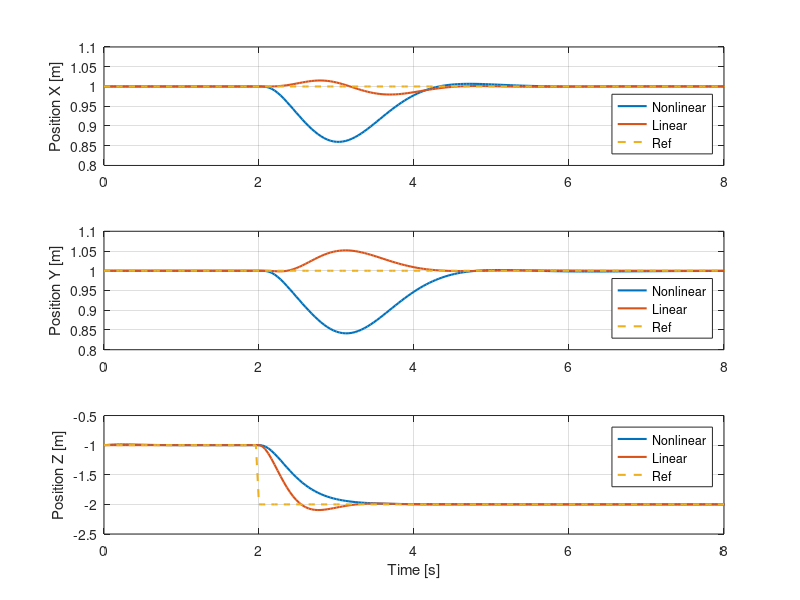
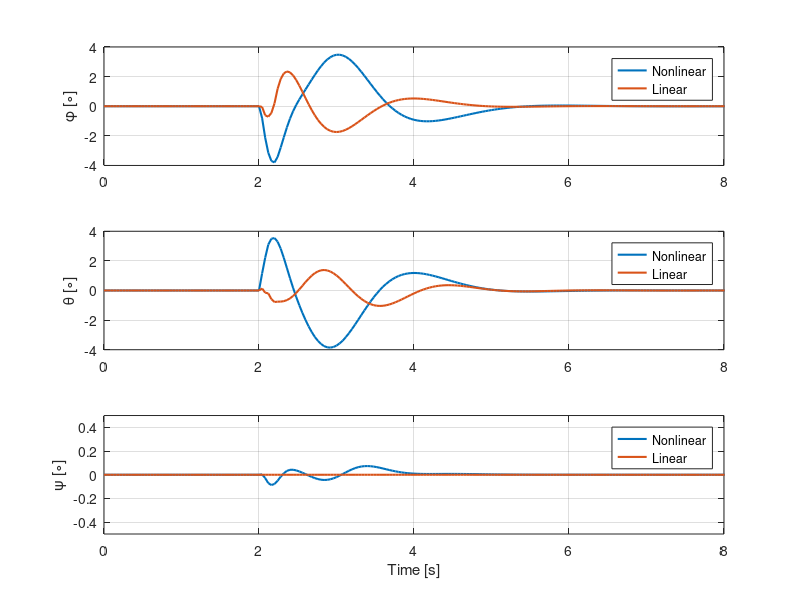

Write MATLAB code to recreate these figures, in order.
clear;
close all;
clc;

%% Load variables: Nonlinear controller
load("Nonlinear_stepZ.mat")

% Common variables
r = r_out.';
T_eq = param.nrotor_vehicle_mass_true*param.g;

start_time = 2;
sim_time = start_time + run_time;

time = 0:param.sample_time_measurements_full_state:sim_time;

% Specific variables
u_nl = [total_thrust_cmd body_rates_cmd].';

x_state_nl = full_state_act(:,1:9).';

x_nl = x_state_nl(1,:);
y_nl = x_state_nl(2,:);
z_nl = x_state_nl(3,:);

roll_nl = x_state_nl(7,:)*180/pi;
pitch_nl = x_state_nl(8,:)*180/pi;
yaw_nl = x_state_nl(9,:)*180/pi;

time_comp_nl = solve_time_out;

%% Load variables: Linear controller
load("Linear_stepZ.mat")

% Specific variables
u_l = [total_thrust_cmd body_rates_cmd].';

x_state_l = full_state_act(:,1:9).';

x_l = x_state_l(1,:);
y_l= x_state_l(2,:);
z_l = x_state_l(3,:);

roll_l = x_state_l(7,:)*180/pi;
pitch_l = x_state_l(8,:)*180/pi;
yaw_l = x_state_l(9,:)*180/pi;

time_comp_nl = solve_time_out;

% Remove unnecessary variables
clear total_thrust_cmd body_rates_cmd full_state_meas full_state_act...
    run_time param r_out Tini solve_time_out start_time

%% Plots

% % Positions
% f_pos = figure();
% f_pos.Position = [50 100 1450 450];
% t_pos = tiledlayout(1,3,'TileSpacing','tight','Padding','tight');
% title(t_pos,'Positions','FontWeight','bold')
% 
% nexttile
% plot(time, x_nl)
% hold on
% plot(time, x_l)
% hold on
% plot(time, r(1,:))
% ylabel('X [m]') 
% xlabel('Time [s]')
% legend('Nonlinear','Linear','ref','Location','best')
% grid on
% 
% nexttile
% plot(time, y_nl)
% hold on
% plot(time, y_l)
% hold on
% plot(time, r(2,:))
% ylabel('Y [m]') 
% xlabel('Time [s]')
% legend('Nonlinear','Linear','ref','Location','best')
% grid on
% 
% nexttile
% plot(time, z_nl)
% hold on
% plot(time, z_l)
% hold on
% plot(time, r(3,:))
% ylabel('Z [m]') 
% xlabel('Time [s]')
% legend('Nonlinear','Linear','ref','Location','best')
% grid on


% % Euler Angles
% f_ang = figure();
% f_ang.Position = [50 100 1450 600];
% t_ang = tiledlayout(1,3,'TileSpacing','tight','Padding','tight');
% title(t_ang,'Euler Angles','FontWeight','bold')
% 
% nexttile
% plot(time, roll_nl)
% hold on
% plot(time, roll_l)
% ylabel('Phi [º]') 
% xlabel('Time [s]')
% legend('Nonlinear','Linear','Location','best')
% grid on
% 
% nexttile
% plot(time, pitch_nl)
% hold on
% plot(time, pitch_l)
% ylabel('Theta [º]') 
% xlabel('Time [s]')
% legend('Nonlinear','Linear','Location','best')
% grid on
% 
% nexttile
% plot(time, yaw_nl)
% hold on
% plot(time, yaw_l)
% ylabel('Psi [º]') 
% xlabel('Time [s]')
% legend('Nonlinear','Linear','Location','best')
% grid on
% 
% 
% % Thrust
% figure()
% plot(time, u_nl(1,:))
% hold on
% plot(time, u_l(1,:))
% hold on
% plot(time, T_eq*ones(1,length(time)), '--')
% ylabel('T [N]') 
% xlabel('Time [s]')
% legend('Nonlinear','Linear','ref','Location','best')
% grid on


% % Position XY
% myFigure1 = figure();
% plot(time, x_nl, 'LineWidth',1.5)
% hold on
% plot(time, x_l, 'LineWidth',1.5)
% hold on
% plot(time, y_nl, 'LineWidth',1.5)
% hold on
% plot(time, y_l, 'LineWidth',1.5)
% hold on
% plot(time, r(1,:), '--', 'LineWidth',1.5)
% ylabel('Position [m]') 
% xlabel('Time [s]')
% legend('X_{nonlinear}','X_{linear}','Y_{nonlinear}','Y_{linear}','Ref','Location','northeast')
% grid on
% xlim([0 8])
% ylim([0.8 1.2])
% 
% % Position Z
% myFigure2 = figure();
% plot(time, z_nl, 'LineWidth',1.5)
% hold on
% plot(time, z_l, 'LineWidth',1.5)
% hold on
% plot(time, r(3,:), '--', 'LineWidth',1.5)
% ylabel('Position Z [m]') 
% xlabel('Time [s]')
% legend('Nonlinear','Linear','ref','Location','best')
% grid on
% xlim([0 8])
% 
% % Euler Angles
% myFigure3 = figure();
% plot(time, roll_nl, 'LineWidth',1.5)
% hold on
% plot(time, roll_l, 'LineWidth',1.5)
% hold on
% plot(time, pitch_nl, 'LineWidth',1.5)
% hold on
% plot(time, pitch_l, 'LineWidth',1.5)
% hold on
% plot(time, yaw_nl, 'LineWidth',1.5)
% hold on
% plot(time, yaw_l, 'LineWidth',1.5)
% ylabel('Euler Angles [\circ]') 
% xlabel('Time [s]')
% legend('\phi_{nonlinear}','\phi_{linear}','\theta_{nonlinear}','\theta_{linear}','\psi_{nonlinear}','\psi_{linear}','Location','southeast')
% grid on
% xlim([0 8])

% saveFigAsPDF(myFigure1,'Figures_PDF/XY_stepZ_model2');
% saveFigAsPDF(myFigure2,'Figures_PDF/Z_stepZ_model2');
% saveFigAsPDF(myFigure3,'Figures_PDF/Euler_stepZ_model2');


% figure()
% plot(x_nl,y_nl)
% ylabel('Y [m]') 
% xlabel('X [n]')
% xlim([0.5 2.5])
% ylim([0.5 2.5])
% grid on


% Position XYZ
myFigure4= figure();

subplot(3,1,1)
plot(time, x_nl, 'LineWidth',1.5)
hold on
plot(time, x_l, 'LineWidth',1.5)
hold on
plot(time, r(1,:), '--', 'LineWidth',1.5)
ylabel('Position X [m]') 
xlim([0 8])
ylim([0.8 1.1])
legend('Nonlinear','Linear','Ref','Location','southeast')
grid on

subplot(3,1,2)
plot(time, y_nl, 'LineWidth',1.5)
hold on
plot(time, y_l, 'LineWidth',1.5)
hold on
plot(time, r(2,:), '--', 'LineWidth',1.5)
ylabel('Position Y [m]') 
xlim([0 8])
ylim([0.8 1.1])
legend('Nonlinear','Linear','Ref','Location','southeast')
grid on

subplot(3,1,3)
plot(time, z_nl, 'LineWidth',1.5)
hold on
plot(time, z_l, 'LineWidth',1.5)
hold on
plot(time, r(3,:), '--', 'LineWidth',1.5)
ylabel('Position Z [m]') 
xlabel('Time [s]')
xlim([0 8])
ylim([-2.5 -0.5])
legend('Nonlinear','Linear','Ref','Location','northeast')
grid on

% Euler Angles
myFigure5= figure();

subplot(3,1,1)
plot(time, roll_nl, 'LineWidth',1.5)
hold on
plot(time, roll_l, 'LineWidth',1.5)
ylabel('\phi [\circ]') 
legend('Nonlinear','Linear','Location','northeast')
grid on
xlim([0 8])

subplot(3,1,2)
plot(time, pitch_nl, 'LineWidth',1.5)
hold on
plot(time, pitch_l, 'LineWidth',1.5)
ylabel('\theta [\circ]') 
legend('Nonlinear','Linear','Location','northeast')
grid on
xlim([0 8])

subplot(3,1,3)
plot(time, yaw_nl, 'LineWidth',1.5)
hold on
plot(time, yaw_l, 'LineWidth',1.5)
ylabel('\psi [\circ]') 
xlabel('Time [s]')
legend('Nonlinear','Linear','Location','northeast')
grid on
xlim([0 8])
ylim([-0.5 0.5])

% saveFigAsPDF(myFigure4,'Figures_PDF/Position_stepZ_model2');
% saveFigAsPDF(myFigure5,'Figures_PDF/Orientation_stepZ_model2');